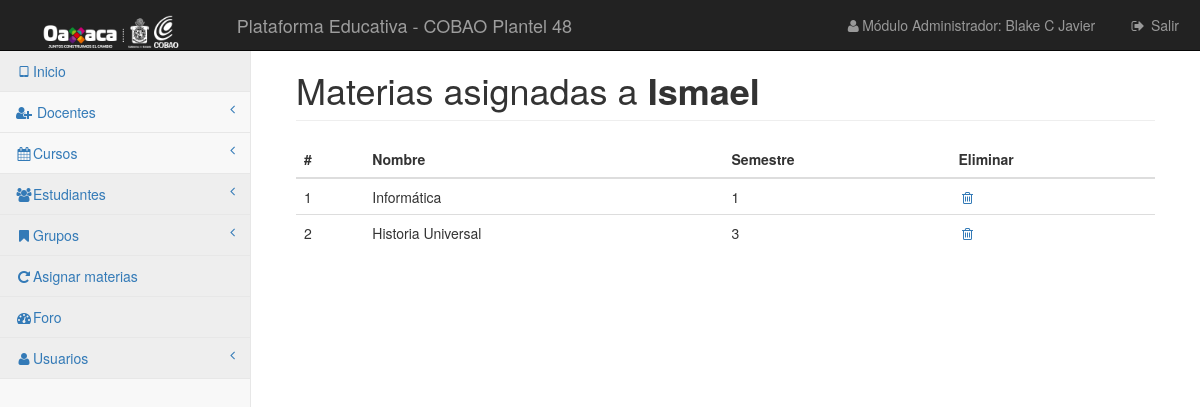
/vistas/docentes/mismaterias.php?id=108 (signed in), run on the app's committed database.
### tables this page shows
CREATE TABLE `docentes` (
  `id` int(10) UNSIGNED NOT NULL,
  `nombre` varchar(255) DEFAULT NULL,
  `apaterno` varchar(255) DEFAULT NULL,
  `amaterno` varchar(255) DEFAULT NULL,
  `direccion` text,
  `telefono` varchar(255) DEFAULT NULL,
  `rfc` varchar(255) DEFAULT NULL,
  `area` varchar(255) DEFAULT NULL,
  `curp` varchar(18) NOT NULL,
  `email` varchar(30) NOT NULL
);

CREATE TABLE `materias_de_docente` (
  `id` int(11) NOT NULL,
  `curso_id` int(11) DEFAULT NULL,
  `docente_id` int(11) DEFAULT NULL,
  `estu_id` int(11) DEFAULT NULL
);

CREATE TABLE `curso` (
  `id` int(11) NOT NULL,
  `nombre` varchar(30) DEFAULT NULL,
  `grado` char(1) DEFAULT NULL,
  `clave` varchar(15) NOT NULL,
  `descripcion` int(11) DEFAULT NULL
);

### librerias/Simple_sessions.php (called while the page is built, shortened)
<?php
class Simple_sessions{
private $my_sess;
public function  __construct($sess_name = 'simple_sessions'){
$this->my_sess = &$_SESSION;
}
public function check_sess($name){
return isset($this->my_sess[$name]);
}
public function get_value($name){
if($this->check_sess($name)){
return $this->my_sess[$name];
}
return false;
}
}
?>

### vistas/docentes/mismaterias.php (the view, shortened to what this page needs)
<?php
require_once '../../librerias/Simple_sessions.php';
$obj_ses = new Simple_sessions();
if ($obj_ses->check_sess('userid')) {
    include '../../control/conexion.php';
    $id = $_GET['id'];
    $selec = "SELECT * FROM `materias_de_docente` WHERE `docente_id` = '$id'";
    $ejecutar = $conexion->query($selec);
    $num = $ejecutar->num_rows;
    $sql = "SELECT * FROM `docentes` WHERE `id` = '$id'";
    $ejecutar3 = $conexion->query($sql);
    $regs = $ejecutar3->fetch_assoc();
    ?>
    <!DOCTYPE html>
    <html lang="es">
    <head>
        <link href="../../css/bootstrap.min.css" rel="stylesheet">
        <link href="../../css/metisMenu.min.css" rel="stylesheet">
        <link href="../../css/timeline.css" rel="stylesheet">
        <link href="../../css/startmin.css" rel="stylesheet">
        <link href="../../css/morris.css" rel="stylesheet">
        <link href="../../css/font-awesome.min.css" rel="stylesheet" type="text/css">
    </head>
    <body>
    <div id="wrapper">
        <nav class="navbar navbar-inverse navbar-fixed-top" role="navigation">
            <div class="navbar-header">
                <a class="navbar-brand" href="#"><img src="../../img/cobaojj.png" style="height: 33px"></a>
            </div>
            <div class="navbar-header">
                <a href="" class="navbar-brand">Plataforma Educativa - COBAO Plantel 48</a>
            </div>
            <ul class="nav navbar-right navbar-top-links">
                <li><a href="#"><i class="fa fa-user fa-fw"></i>Módulo Administrador: <?php echo $obj_ses->get_value('nombre')?></a>
                </li>
                <li><a href="../../control/cerrarSesion.php"><i class="fa fa-sign-out fa-fw"></i> Salir</a>
                </li>
            </ul>
            <div class="navbar-default sidebar" role="navigation">
                <div class="sidebar-nav navbar-collapse">
                    <ul class="nav" id="side-menu">
                        <li>
                            <a href="../../menuPrincipal.php" class="active"><i class="fa fa-tablet fa-fw"></i>Inicio</a>
                        </li>
                        <li>
                            <a href="#"><i class="fa fa-user-plus fa-fw"></i> Docentes<span class="fa arrow"></span></a>
                        </li>
                        <li>
                            <a href="#"><i class="fa fa-calendar fa-fw"></i>Cursos<span class="fa arrow"></span></a>
                        </li>
                        <li>
                            <a href="#" class="active"><i class="fa fa-users fa-fw"></i>Estudiantes <span class="fa arrow"></span></a>
                        </li>
                        <li>
                            <a href="#" class="active"><i class="fa fa-bookmark fa-fw"></i>Grupos <span class="fa arrow"></span></a>
                        </li>
                        <li>
                            <a href="../grupos/asignar.php" class="active"><i class="fa fa-repeat fa-fw"></i>Asignar materias</a>
                        </li>
                        <li>
                            <a href="#" class="active"><i class="fa fa-dashboard fa-fw"></i>Foro</a>
                        </li>
                        <li>
                            <a href="#" class="active"><i class="fa fa-user fa-fw"></i>Usuarios <span
                                    class="fa arrow"></span></a>
                        </li>
                    </ul>
                </div>
            </div>
        </nav>
        <div id="page-wrapper">
            <div class="container-fluid">
                <div class="row">
                    <div class="col-lg-12">
                        <h1 class="page-header">
                            <?php
                            if ($num == 0){
                                echo "No hay materias asignadas a ".$regs['nombre'];
                            }else{
                            ?>Materias asignadas a <b><?php if (!empty($regs['nombre'])){
                            echo $regs['nombre'];
                                }else{
                                echo "";
                                } }?></b></h1>
                    </div>
                </div>
                <div class="row">
                    <div class="col-lg-12">
                        <div class="table-responsive">
                            <table class="table">
                                <thead>
                                <tr>
                                    <th>#</th>
                                    <th>Nombre</th>
                                    <th>Semestre</th>
                                    <th>Eliminar</th>
                                </tr>
                                </thead>
                                <tbody>
                                <?php $i = 0;
                                while ($datos = $ejecutar->fetch_assoc()) {
                                    $idm = $datos['curso_id'];
                                    echo "<tr>";
                                    echo "<td>". $i += 1 ."</td>";
                                    $traer_m = "SELECT * FROM `curso` WHERE `id` = '$idm'";
                                    $ejecutar2 = $conexion->query($traer_m);
                                    $datos2 = $ejecutar2->fetch_assoc();
                                    echo "<td>". $datos2['nombre']."</td>";
                                    echo "<td>". $datos2['grado'] ."</td>";
                                    echo "<td><a href='../../control/docentes/eliminar-m.php?id=$id' onclick='return confirm(\"¿Eliminar?\");' <i class='fa fa-trash-o fa-fw' aria-hidden='true'></i></a></td>";
                                    echo "<tr>";
                                }
                                ?>
                                </tbody>
                            </table>
                        </div>
                    </div>
                </div>
            </div>
        </div>
    </div>
    </body>
    </html>
    <?php
}else{
    header("Location: ../../index.php");
}
?>

### css/startmin.css (style rules this page uses)
body { background-color: #f8f8f8; }
#wrapper { width: 100%; }
#page-wrapper { padding: 30px 15px 0 15px; min-height: 568px; background-color: #fff; }
@media (min-width:768px) { #page-wrapper { position: inherit; margin-left: 250px; padding: 30px 30px 0 30px; border-left: 1px solid #e7e7e7; } }
.navbar-header { float: left; }
.navbar-right { text-align: right; }
.navbar-top-links { margin: 0; }
.navbar-top-links li { display: inline-block; }
.navbar-top-links li:last-child { margin-right: 6px; }
.navbar-top-links li a { padding: 15px; min-height: 50px; }
.navbar-top-links>li>a { color: #999; }
.sidebar .sidebar-nav.navbar-collapse { padding-right: 0; padding-left: 0; }
.sidebar ul li { border-bottom: 1px solid #e7e7e7; }
.sidebar ul li a.active { background-color: #eee; }
.sidebar .arrow { float: right; }
.sidebar .fa.arrow:before { content: "\f104"; }
@media (min-width:768px) { .sidebar { z-index: 1; position: absolute; width: 250px; margin-top: 51px; } }

### data on the page
docentes: nombre "Ismael"
materias_de_docente: i "1", curso.nombre "Informática", curso.grado "1"
materias_de_docente: i "2", curso.nombre "Historia Universal", curso.grado "3"

### other printed values
$obj_ses->get_value('nombre') "Blake C Javier"
